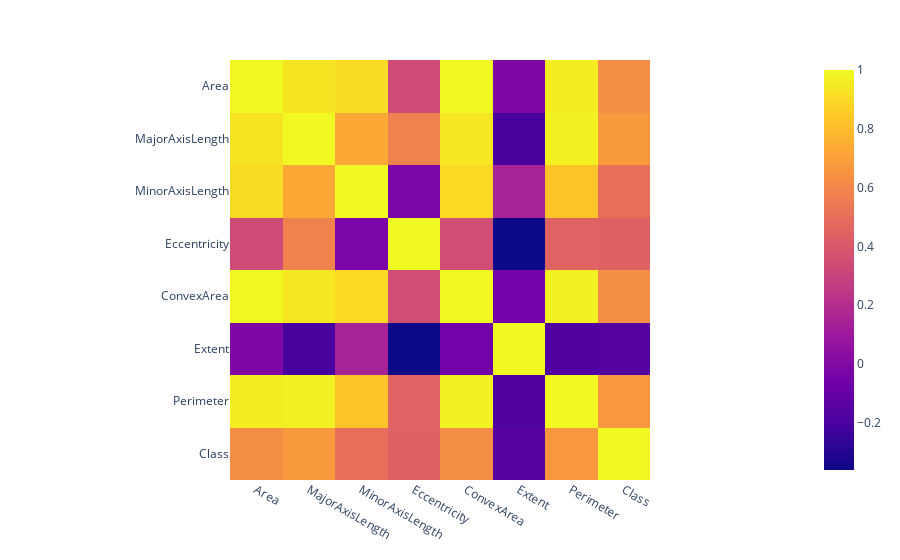

The notebook cell saved with this chart:
### Code cell
corr_matrix = df.corr()
fig = px.imshow(corr_matrix)  # px: plotly.express kütüphanesinden
fig.show()
# Bu çıktıdan da çeşitli insightlar elde edebiliriz
# Yukardaki heatmap e alternatif olarak kullanabiliriz

### Figure 1 — Plotly figure (JSON) as saved in the notebook; plotly's stock layout.template omitted (floating-point values rounded to 4 significant figures)
{"data": [{"coloraxis": "coloraxis", "hovertemplate": "x: %{x}<br>y: %{y}<br>color: %{z}<extra></extra>", "name": "0", "type": "heatmap", "x": ["Area", "MajorAxisLength", "MinorAxisLength", "Eccentricity", "ConvexArea", "Extent", "Perimeter", "Class"], "xaxis": "x", "y": ["Area", "MajorAxisLength", "MinorAxisLength", "Eccentricity", "ConvexArea", "Extent", "Perimeter", "Class"], "yaxis": "y", "z": [[1, 0.9328, 0.9066, 0.3361, 0.9959, -0.0135, 0.9614, 0.6257], [0.9328, 1, 0.728, 0.5836, 0.945, -0.2039, 0.978, 0.6732], [0.9066, 0.728, 1, -0.02768, 0.8957, 0.1453, 0.8274, 0.5031], [0.3361, 0.5836, -0.02768, 1, 0.3482, -0.3611, 0.4478, 0.4385], [0.9959, 0.945, 0.8957, 0.3482, 1, -0.0548, 0.9766, 0.6256], [-0.0135, -0.2039, 0.1453, -0.3611, -0.0548, 1, -0.1734, -0.1547], [0.9614, 0.978, 0.8274, 0.4478, 0.9766, -0.1734, 1, 0.666], [0.6257, 0.6732, 0.5031, 0.4385, 0.6256, -0.1547, 0.666, 1]]}], "layout": {"coloraxis": {"colorscale": [[0, "#0d0887"], [0.1111, "#46039f"], [0.2222, "#7201a8"], [0.3333, "#9c179e"], [0.4444, "#bd3786"], [0.5556, "#d8576b"], [0.6667, "#ed7953"], [0.7778, "#fb9f3a"], [0.8889, "#fdca26"], [1, "#f0f921"]]}, "margin": {"t": 60}, "xaxis": {"anchor": "y", "constrain": "domain", "domain": [0, 1], "scaleanchor": "y"}, "yaxis": {"anchor": "x", "autorange": "reversed", "constrain": "domain", "domain": [0, 1]}}}
